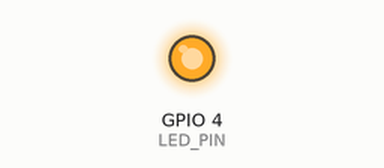
A program run on a simulated ESP32. Shown: output pins drawn as LEDs (lit = HIGH). WiFi joins after 1.5 s; servers stay silent unless stated.

Above: at 0.1 s.
At 0.6 s:
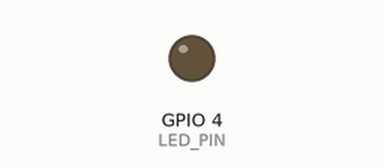
Timing chart, 0 to 2.1 s (numbered marks = the images above):
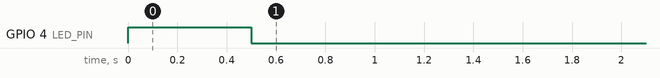

The program:

main.cpp
```cpp
#include <Arduino.h>
#include <WiFi.h>
#include <WebServer.h>
#include "web/index_html.h"

// Define which mode to use (comment out one)
//#define USE_WIFI_MODE
#define USE_SOFTAP_MODE

// WiFi credentials
const char* ssid = "-";
const char* password = "-";

// SoftAP credentials
const char* ap_ssid = "ESP32-Weather";
const char* ap_password = "12345678";

// LED pin
#define LED_PIN 4

// Create web server on port 80
WebServer server(80);

// Forward declaration
void handleRoot();

void setup() {
  pinMode(LED_PIN, OUTPUT);
  digitalWrite(LED_PIN, LOW);

#ifdef USE_WIFI_MODE
  // Connect to WiFi
  WiFi.mode(WIFI_STA);
  WiFi.begin(ssid, password);

  while (WiFi.status() != WL_CONNECTED) {
    delay(500);
  }
  digitalWrite(LED_PIN, HIGH);
  delay(500);
  digitalWrite(LED_PIN, LOW);

#elif defined(USE_SOFTAP_MODE)
  // Start SoftAP mode
  WiFi.mode(WIFI_AP);
  WiFi.softAP(ap_ssid, ap_password);
  digitalWrite(LED_PIN, HIGH);
  delay(500);
  digitalWrite(LED_PIN, LOW);

#endif

  // Configure web server routes
  server.on("/", handleRoot);

  // Start web server
  server.begin();
}

void loop() {
  server.handleClient();
}

void handleRoot() {
  server.send(200, "text/html", index_html);
}
```

index_html.h
```cpp
const char index_html[] PROGMEM = R"rawliteral(
<!DOCTYPE html>
<html lang="en">
<head>
    <meta charset="UTF-8">
    <meta name="viewport" content="width=device-width, initial-scale=1.0">
    <title>ESP32-CAM Web Server</title>
    <style>
        body {
            font-family: Arial, sans-serif;
            max-width: 800px;
            margin: 50px auto;
            padding: 20px;
            background-color: #f0f0f0;
        }
        .container {
            background-color: white;
            padding: 30px;
            border-radius: 10px;
            box-shadow: 0 2px 10px rgba(0,0,0,0.1);
        }
        h1 {
            color: #333;
            text-align: center;
        }
        .info {
            background-color: #e7f3ff;
            padding: 15px;
            border-left: 4px solid #2196F3;
            margin: 20px 0;
        }
        .status {
            text-align: center;
            font-size: 18px;
            color: #4CAF50;
            font-weight: bold;
        }
    </style>
</head>
<body>
    <div class="container">
        <h1>🎥 ESP32-CAM Web Server</h1>
        <div class="status">✓ Server is running!</div>
        <div class="info">
            <p><strong>Welcome to your ESP32-CAM web server!</strong></p>
            <p>The ESP32-CAM is connected and serving this page over WiFi.</p>
            <p>You can customize this HTML file to add camera streaming, controls, or any other functionality you need.</p>
        </div>
    </div>
</body>
</html>
)rawliteral";
```
